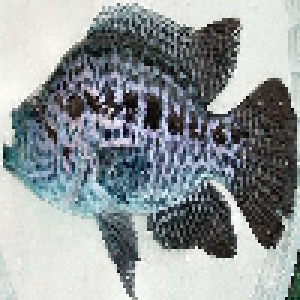
#> input picture resized-dataset/test/Jaguar Gapote/img0.png, 100 x 100 px, found by its file name (shown 3 times larger)
$ jupyter execute mask_test.ipynb
#> lines starting #> are read from the running program, lines starting #| are printed output that depends on the picture; long printed decimals are rounded
[cell 1]
import cv2
import numpy as np
from matplotlib import pyplot as plt
from scipy.ndimage import binary_fill_holes

[cell 2]
s1 = cv2.imread('./resized-dataset/train/Glass Perchlet/img0.png')
#> s1 is the input picture: shape (100, 100, 3); mean B, G, R 154, 152, 145.5
s2 = cv2.imread('./resized-dataset/train/Gold Fish/img0.png')
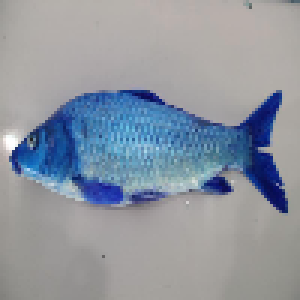
#> input picture resized-dataset/train/Gold Fish/img0.png, 100 x 100 px, found by its file name (shown 3 times larger)
#> s2 is the input picture: shape (100, 100, 3); mean B, G, R 160.4, 149.9, 142.6
s3 = cv2.imread('./resized-dataset/train/Gourami/img0.png')
s4 = cv2.imread('./resized-dataset/train/Jaguar Gapote/img0.png')
s5 = cv2.imread('./resized-dataset/train/Mosquito Fish/img0.png')
sources = [s1,s2,s3,s4]

[cell 3]
def show_img(img):
  plt.figure(figsize=(10, 10))
  for i in range(len(img)):
    plt.subplot(1, len(img), i+1)
    plt.imshow(img[i], cmap='gray')
#> this loop made 4 passes

[cell 4]
show_img(sources)
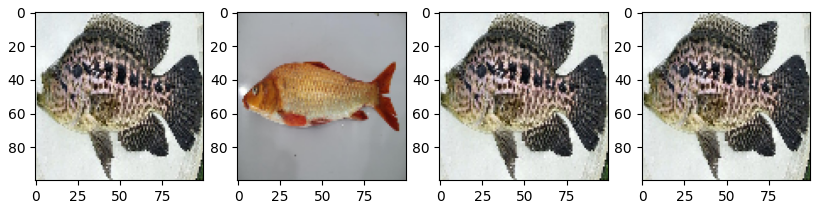
#> figure drawn by matplotlib, 4 panels; B, G, R data is drawn as R, G, B

[cell 5]
center = sources[3][30:70, 30:70]
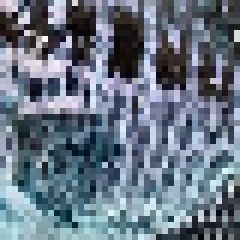
#> center: shape (40, 40, 3) (shown 6 times larger); mean of channels 0, 1, 2 132.5, 117.2, 104.7; drawn as B, G, R
center = cv2.GaussianBlur(center,(11,11),0)
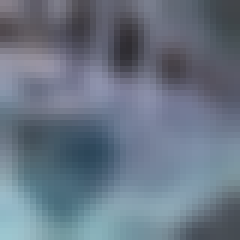
#> center: shape (40, 40, 3) (shown 6 times larger); mean of channels 0, 1, 2 131.8, 116.6, 104; drawn as B, G, R
# center =cv2.cvtColor(center)
plt.imshow(center,'gray')
print(center.mean(0).mean(0).mean(0))
#| 117.457

[cell 6]
def median_filter(src: np.ndarray, size=3):
    src_pad = np.pad(src, (size-1)//2, "constant")
    x_axis, y_axis = src.shape
    result = np.zeros_like(src)
    for y in range(y_axis):
        for x in range(x_axis):
            m33 = src_pad[x : x + size, y : y + size]
            flat = np.sort(m33.flatten())
            result[x, y] = flat[(flat.size+1)//2]
    return result

[cell 7]
def mask_fish(image):
    # Preprocess

    src = cv2.cvtColor(image, cv2.COLOR_BGR2GRAY)

    #center image
    center = src[30:70, 30:70]
    center = cv2.GaussianBlur(center,(11,11),0)

    #overral image
    #gaussian blur
    src = cv2.GaussianBlur(src,(7,7),0)
    #median filter
    src = median_filter(src,5)

    mean = np.mean(src)
    mean_center = np.mean(center)
    print(f"all: {mean}, center: {mean_center}")

    # Thresholding based on background color
    if mean < mean_center:
        # if avg color is black
        _, mask = cv2.threshold(src, mean, 255, cv2.THRESH_BINARY)
    else:
        _, mask = cv2.threshold(src, mean+10, 255, cv2.THRESH_BINARY_INV)
    #opening
    mask = cv2.morphologyEx(mask,cv2.MORPH_OPEN,np.ones([3,3]))
    mask = binary_fill_holes(mask).astype(np.uint8)
    # mask = np.stack([mask,mask,mask],2)
    masked_image = cv2.bitwise_and(image,image, mask=mask)
    return masked_image

[cell 8]
res = []
for item in sources:
    res.append(mask_fish(item))
#> this loop made 4 passes
#> (mean in mask_fish, mean_center in mask_fish) on passes 1 to 4: (151.4, 114.5), (149.6, 129.4), (151.4, 114.5), (151.4, 114.5)
#| all: 151.441, center: 114.526
#| all: 149.6268, center: 129.399
#| all: 151.441, center: 114.526
#| all: 151.441, center: 114.526
#> pass 1, in mask_fish, `src = cv2.cvtColor(image, cv2.COLOR_BGR2GRAY)`:
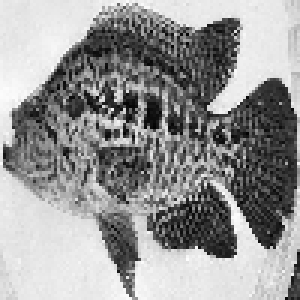
#> src: shape (100, 100) (shown 3 times larger); min 2, max 253, mean 150.3
#> pass 1, in mask_fish, `center = src[30:70, 30:70]`:
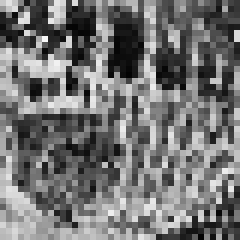
#> center: shape (40, 40) (shown 6 times larger); min 3, max 247, mean 115.2
#> pass 1, in mask_fish, `center = cv2.GaussianBlur(center,(11,11),0)`:
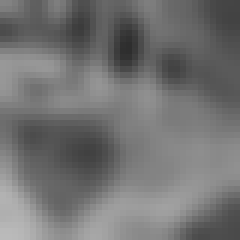
#> center: shape (40, 40) (shown 6 times larger); min 46, max 186, mean 114.5
#> pass 1, in mask_fish, `src = cv2.GaussianBlur(src,(7,7),0)`:
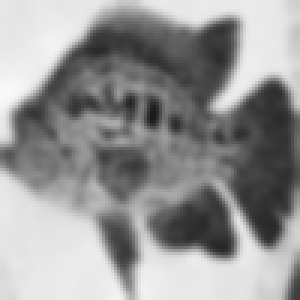
#> src: shape (100, 100) (shown 3 times larger); min 26, max 249, mean 150.1
#> after the loop, res = 4 items
show_img(res)
#> the loop in show_img (call 2), `for i in range(len(img)):` made 4 passes
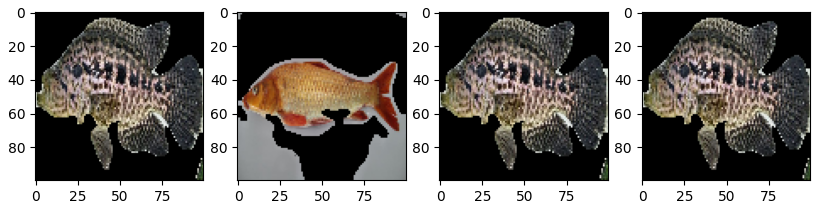
#> figure drawn by matplotlib, 4 panels
